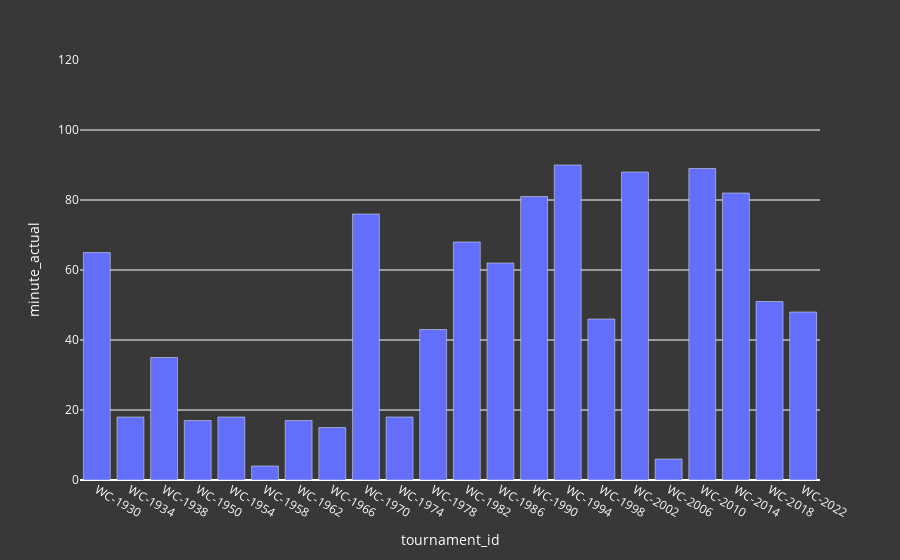

The notebook cell saved with this chart:
### Code cell
fig = px.bar(goals_min,x="tournament_id", y="minute_actual", range_y=[0, 120] )
fig.update_layout(**layout_options)
fig.show()

### Figure 1 — Plotly figure (JSON) as saved in the notebook; plotly's stock layout.template omitted (floating-point values rounded to 4 significant figures)
{"data": [{"alignmentgroup": "True", "hovertemplate": "tournament_id=%{x}<br>minute_actual=%{y}<extra></extra>", "legendgroup": "", "marker": {"color": "#636efa", "pattern": {"shape": ""}}, "name": "", "offsetgroup": "", "orientation": "v", "showlegend": false, "textposition": "auto", "type": "bar", "x": ["WC-1930", "WC-1934", null, "WC-1938", null, null, "WC-1950", "WC-1954", null, null, null, null, null, null, null, "WC-1958", null, null, null, null, null, null, "WC-1962", null, null, null, null, "WC-1966", null, null, null, "WC-1970", "WC-1974", "WC-1978", null, "WC-1982", null, null, "WC-1986", "WC-1990", "WC-1994", "WC-1998", "WC-2002", "WC-2006", null, "WC-2010", "WC-2014", "WC-2018", "WC-2022"], "xaxis": "x", "y": [65, 18, 29, 35, 44, 89, 17, 18, 30, 54, 60, 69, 78, 84, 85, 4, 18, 24, 32, 44, 52, 55, 17, 29, 56, 73, 90, 15, 43, 75, 88, 76, 18, 43, 45, 68, 75, 83, 62, 81, 90, 46, 88, 6, 84, 89, 82, 51, 48], "yaxis": "y"}], "layout": {"barmode": "relative", "legend": {"font": {"color": "white"}, "tracegroupgap": 0}, "margin": {"t": 60}, "paper_bgcolor": "#383838", "plot_bgcolor": "#383838", "title": {"font": {"color": "white"}}, "xaxis": {"anchor": "y", "color": "white", "domain": [0, 1], "title": {"text": "tournament_id"}}, "yaxis": {"anchor": "x", "color": "white", "domain": [0, 1], "range": [0, 120], "title": {"text": "minute_actual"}}}}
